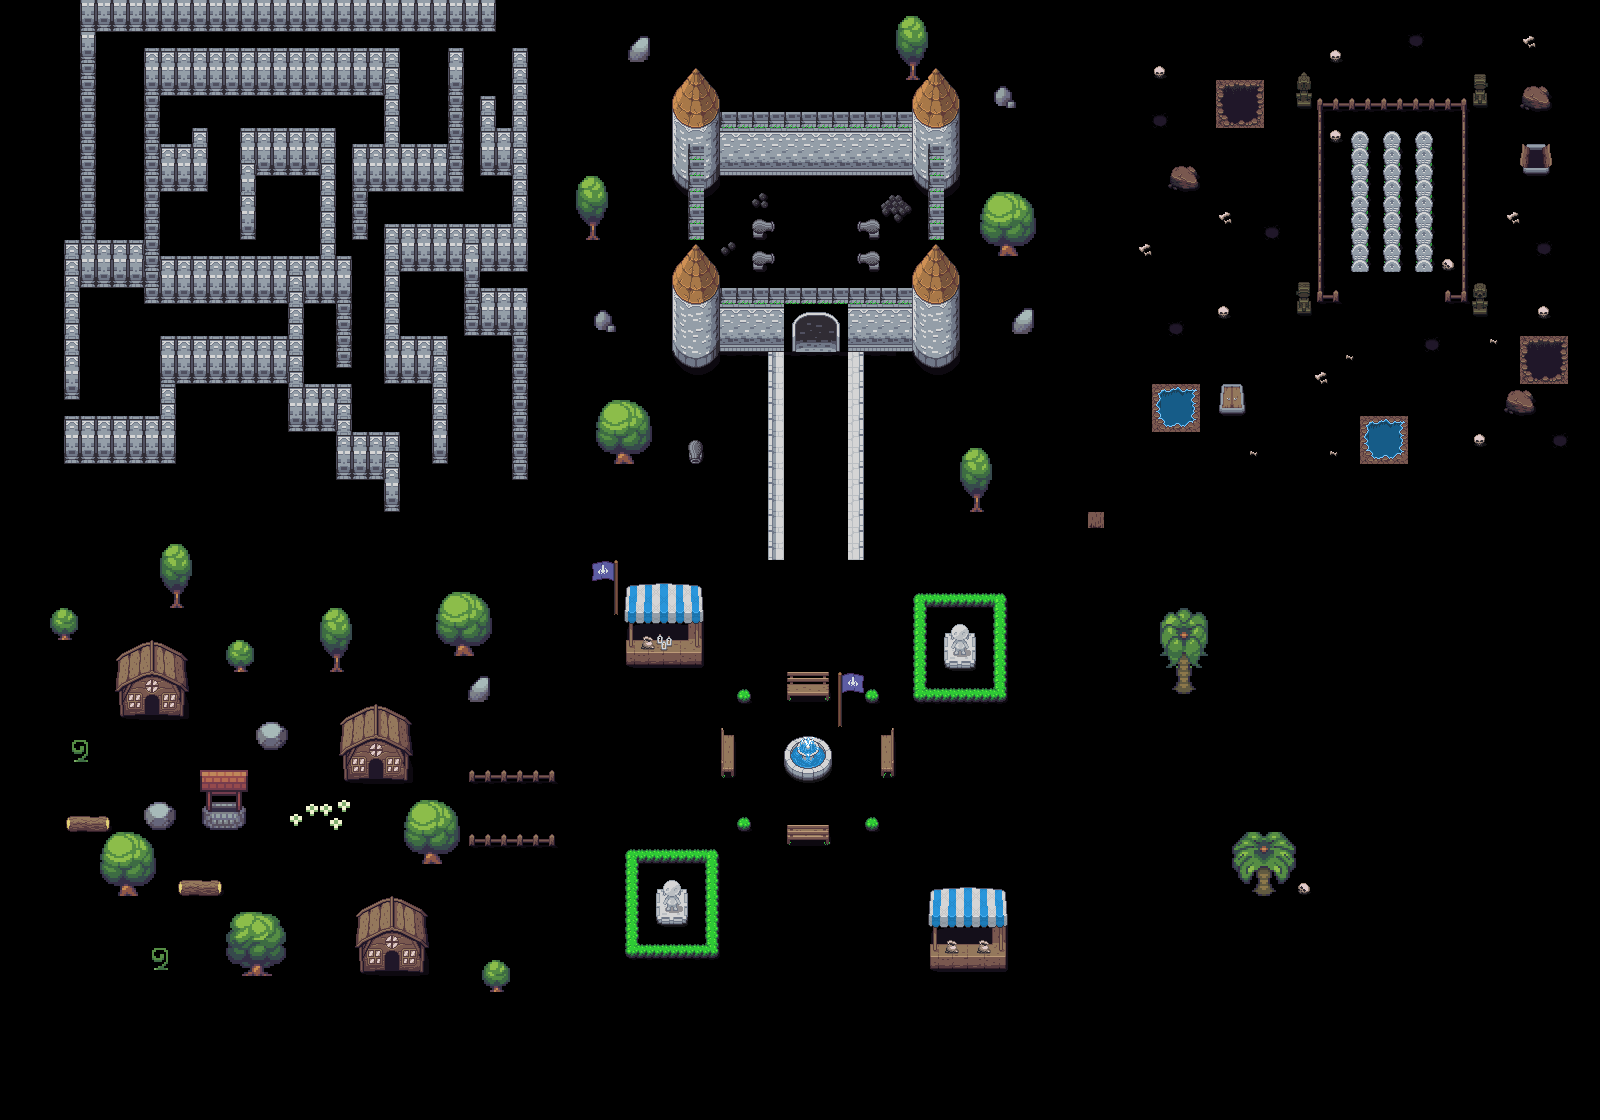

This is a level from a 2D game, rendered from its Tiled map with the project's own tilesets. A one-line summary and the map file follow, with tile-layer data summarised:
An orthogonal 100x70 tile map with 16x16 px tiles, 1 tile layer (things), 6 hidden layers not drawn, 7 tilesets and 99 objects.

<map version="1.4" tiledversion="1.4.2" orientation="orthogonal" renderorder="right-down" width="100" height="70" tilewidth="16" tileheight="16" infinite="0" nextlayerid="15" nextobjectid="116">
 <tileset firstgid="1" name="Overworld" tilewidth="16" tileheight="16" tilecount="1440" columns="40">
  <image source="../tileset3_diff/gfx/Overworld.png" trans="ff00ff" width="640" height="576" />
 </tileset>
 <tileset firstgid="1441" name="tileset6_tree" tilewidth="16" tileheight="16" tilecount="240" columns="30">
  <image source="../tileset6_diff/3.png" trans="ff00ff" width="480" height="128" />
 </tileset>
 <tileset firstgid="1681" name="cave" tilewidth="16" tileheight="16" tilecount="1000" columns="40">
  <image source="../tileset3_diff/gfx/cave.png" trans="ff00ff" width="640" height="400" />
 </tileset>
 <tileset firstgid="2681" name="objects_TOTEM" tilewidth="16" tileheight="16" tilecount="660" columns="33">
  <image source="../tileset3_diff/gfx/objects.png" trans="ff00ff" width="528" height="320" />
 </tileset>
 <tileset firstgid="3341" name="floors" tilewidth="16" tileheight="16" tilecount="216" columns="18">
  <image source="../tileset6_diff/6.png" trans="ff00ff" width="288" height="192" />
 </tileset>
 <tileset firstgid="3557" name="Inner" tilewidth="16" tileheight="16" tilecount="1000" columns="40">
  <image source="../tileset3_diff/gfx/Inner.png" trans="ff00ff" width="640" height="400" />
 </tileset>
 <tileset firstgid="4557" name="palme" tilewidth="16" tileheight="16" tilecount="288" columns="18">
  <image source="../tileset6_diff/9.png" trans="ff00ff" width="288" height="256" />
 </tileset>
 <layer id="3" name="terreno" width="100" height="70" visible="0">
  <data>[7000 cells, 6998 non-empty, 30 distinct tile ids]</data>
 </layer>
 <layer id="5" name="griglia" width="100" height="70" visible="0" offsetx="4" offsety="4">
  <data>[7000 cells, 331 non-empty, 2 distinct tile ids]</data>
 </layer>
 <layer id="9" name="thingless_ghost" width="100" height="70" visible="0">
  <data>[7000 cells, 0 non-empty, 0 distinct tile ids]</data>
 </layer>
 <layer id="8" name="thingsless_duro" width="100" height="70" visible="0" locked="1">
  <data>[7000 cells, 36 non-empty, 4 distinct tile ids]</data>
 </layer>
 <layer id="6" name="things" width="100" height="70" locked="1">
  <data>[7000 cells, 1378 non-empty, 361 distinct tile ids]</data>
 </layer>
 <layer id="10" name="thigsup" width="100" height="70" visible="0" locked="1">
  <data>[7000 cells, 8 non-empty, 4 distinct tile ids]</data>
 </layer>
 <layer id="7" name="totem" width="100" height="70" visible="0">
  <data>[7000 cells, 20 non-empty, 4 distinct tile ids]</data>
 </layer>
 <objectgroup id="14" name="OggettiDuri">
  <object id="10" x="435.5" y="591" width="56.5" height="64.5">
   <ellipse />
  </object>
  <object id="13" x="595.5" y="399" width="56.5" height="64.5">
   <ellipse />
  </object>
  <object id="14" x="320.5" y="606" width="30.5" height="64.5">
   <ellipse />
  </object>
  <object id="15" x="226.5" y="640" width="28.5" height="32.5">
   <ellipse />
  </object>
  <object id="16" x="160.5" y="542" width="30.5" height="64.5">
   <ellipse />
  </object>
  <object id="18" x="50.75" y="607.75" width="28.5" height="32.5">
   <ellipse />
  </object>
  <object id="19" x="99.75" y="830.75" width="56.5" height="64.5">
   <ellipse />
  </object>
  <object id="20" x="227.75" y="910.75" width="56.5" height="64.5">
   <ellipse />
  </object>
  <object id="21" x="403.75" y="797.75" width="56.5" height="64.5">
   <ellipse />
  </object>
  <object id="22" x="482.75" y="959.75" width="28.5" height="32.5">
   <ellipse />
  </object>
  <object id="24" x="979.75" y="190.417" width="56.5" height="64.5">
   <ellipse />
  </object>
  <object id="25" x="959.417" y="447.75" width="31.8333" height="64.5">
   <ellipse />
  </object>
  <object id="26" x="576.75" y="174.417" width="30.5" height="64.5">
   <ellipse />
  </object>
  <object id="27" x="896.75" y="13.0833" width="30.5" height="64.5">
   <ellipse />
  </object>
  <object id="28" x="735.083" y="814.417" width="16.5" height="17.8333">
   <ellipse />
  </object>
  <object id="29" x="865.083" y="815.083" width="16.5" height="17.8333">
   <ellipse />
  </object>
  <object id="30" x="865.083" y="688.417" width="15.1667" height="16.5">
   <ellipse />
  </object>
  <object id="31" x="735.75" y="685.75" width="16.5" height="17.8333">
   <ellipse />
  </object>
  <object id="33" x="626.667" y="850.667" width="90.6667" height="104" />
  <object id="34" x="916" y="593.333" width="90.6667" height="104" />
  <object id="35" x="626.667" y="584" width="76" height="81.3333" />
  <object id="36" x="928" y="888" width="78.6667" height="84" />
  <object id="37" x="785.333" y="824" width="44" height="20" />
  <object id="38" x="786" y="675.333" width="44" height="20" />
  <object id="39" x="716.667" y="776.667" width="44" height="20" rotation="-90" />
  <object id="40" x="876.667" y="776.667" width="44" height="20" rotation="-90" />
  <object id="41" x="835.333" y="728.667" width="32" height="8" rotation="-90" />
  <object id="42" x="686" y="466" width="24" height="16" rotation="-90" />
  </objectgroup>
</map>
<!-- 71 of 99 objects omitted -->
